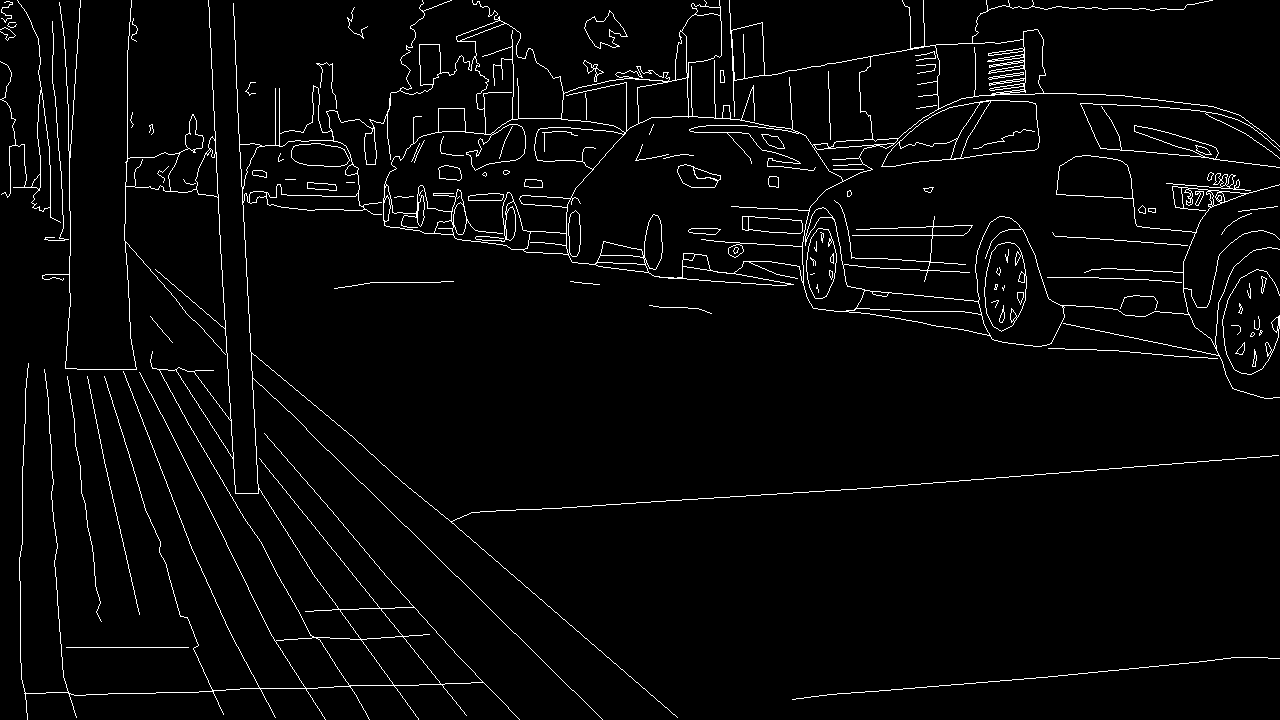
#> input picture data/BIPED/edges/edge_maps/train/rgbr/real/RGB_053.png, 1280 x 720 px, found by its file name; its folder holds 4 pictures in this run
$ python HED.py
#> lines starting #> are read from the running program, lines starting #| are printed output that depends on the picture


import numpy as np
import os
import cv2 as cv
import shutil
import imutils


# [5 lines left out: function cv_imshow, not called in this run]

def make_dirs(paths):

    if not os.path.exists(paths):
        os.makedirs(paths)
        print("Directories have been created: ",paths)
        return True
    else:
        print("Directories already exists: ", paths)
        return False

# [334 lines left out: functions image_normalization, gamma_correction, rotate_bound, experimental_rotation, rotated_img_extractor, not called in this run]

def split_data(data_dir,augment_both=True):
    # split data and copy real image to aug dir
#> called with augment_both = True
    img_dir = data_dir[0]
    gt_dir = data_dir[1]
    img_aug_dir= os.path.join(img_dir,'aug')
    _=make_dirs(img_aug_dir)
    if augment_both and gt_dir is not None:
        gt_aug_dir = os.path.join(gt_dir,'aug')
        _ = make_dirs(gt_aug_dir)
    elif not augment_both and gt_dir is not None:
        raise NotImplementedError('In single augmentation')

    x_list = os.listdir(os.path.join(img_dir, 'real'))
    x_list.sort()
    n = len(x_list)
    if augment_both:
        gt_list = os.listdir(os.path.join(gt_dir, 'real'))
        gt_list.sort()
        n = len(gt_list) if len(x_list) == len(gt_list) else 0

    # real folder copy to aug dir
    # shutil.copytree(os.path.join(img_dir, 'real'),img_aug_dir+'/real')
    shutil.copytree(os.path.join(img_dir, 'real'), img_aug_dir+'/real', dirs_exist_ok=True)

    if augment_both:
        # shutil.copytree(os.path.join(gt_dir, 'real'), gt_aug_dir+'/real')
        shutil.copytree(os.path.join(img_dir, 'real'), img_aug_dir+'/real', dirs_exist_ok=True)


    # splitting up
    tmp_img = cv.imread(os.path.join(
        os.path.join(img_dir, 'real'), x_list[0]))
#> tmp_img is the input picture: shape (720, 1280, 3); min 0, max 255, mean 8
    img_width = tmp_img.shape[1]
#> img_width = 1280
    img_height = tmp_img.shape[0]
#> img_height = 720

    x_p1_dir = os.path.join(img_aug_dir, 'p1')
    x_p2_dir = os.path.join(img_aug_dir, 'p2')
    _= make_dirs(x_p1_dir)
    _= make_dirs(x_p2_dir)

    if augment_both:
        gt_p1_dir = os.path.join(gt_aug_dir, 'p1')
        gt_p2_dir = os.path.join(gt_aug_dir, 'p2')
        _ = make_dirs(gt_p1_dir)
        _ = make_dirs(gt_p2_dir)

    for i in range(n):
        image_path = os.path.join(os.path.join(img_dir, 'real'), x_list[i])
        print(f"Loading image from: {image_path}")
        x_tmp = cv.imread(image_path)
            # Check if the image was loaded successfully
        if x_tmp is None:
            print(f"Failed to load image from: {image_path}. Please check if the file exists and is accessible.")
            continue  # Skip this image and continue with the next iteration
        else:
            print(f"Image loaded successfully from: {image_path}")

        # x_tmp = cv.imread(os.path.join(
        #     os.path.join(img_dir, 'real'), x_list[i]))
        x_tmp1 = x_tmp[:, 0:img_height, :]
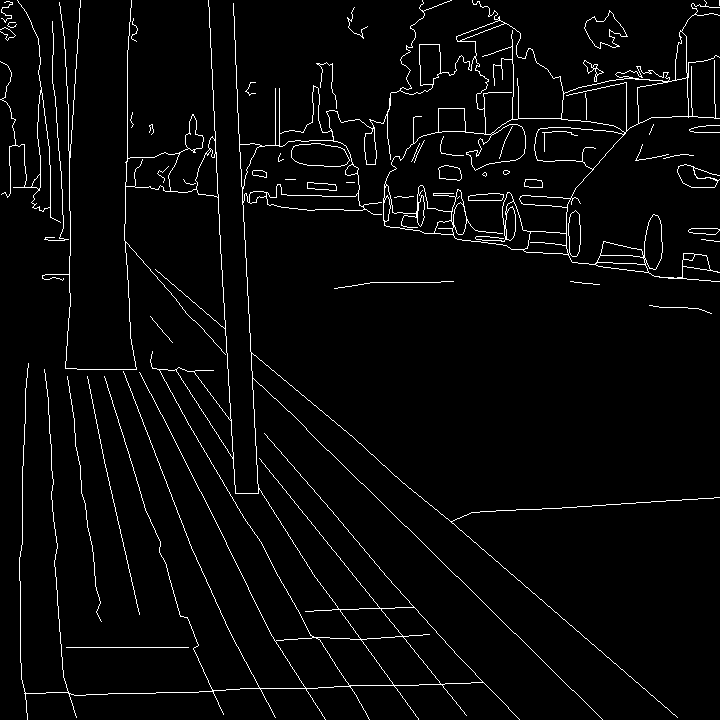
#> x_tmp1: shape (720, 720, 3); min 0, max 255, mean 8.3
        x_tmp2 = x_tmp[:, img_width - img_height:img_width, :]
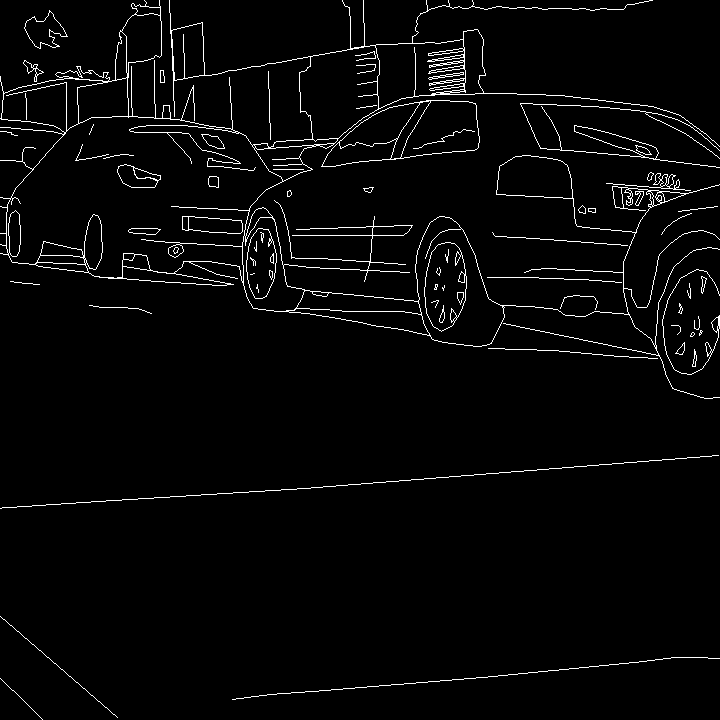
#> x_tmp2: shape (720, 720, 3); min 0, max 255, mean 7.4
        cv.imwrite(os.path.join(x_p1_dir,x_list[i]), x_tmp1)
        cv.imwrite(os.path.join(x_p2_dir,x_list[i]), x_tmp2)

        if augment_both:
            gt_tmp = cv.imread(os.path.join(
            os.path.join(gt_dir, 'real'), gt_list[i]))
            gt_tmp1 = gt_tmp[:, 0:img_height]
            gt_tmp2 = gt_tmp[:, img_width - img_height:img_width]
            cv.imwrite(os.path.join(gt_p1_dir, gt_list[i]), gt_tmp1)
            cv.imwrite(os.path.join(gt_p2_dir, gt_list[i]), gt_tmp2)
            print('saved image: ', x_list[i], gt_list[i])
        else:
            print('saved image: ', x_list[i])
#> pass 2 of the loop in split_data, `for i in range(n):`:
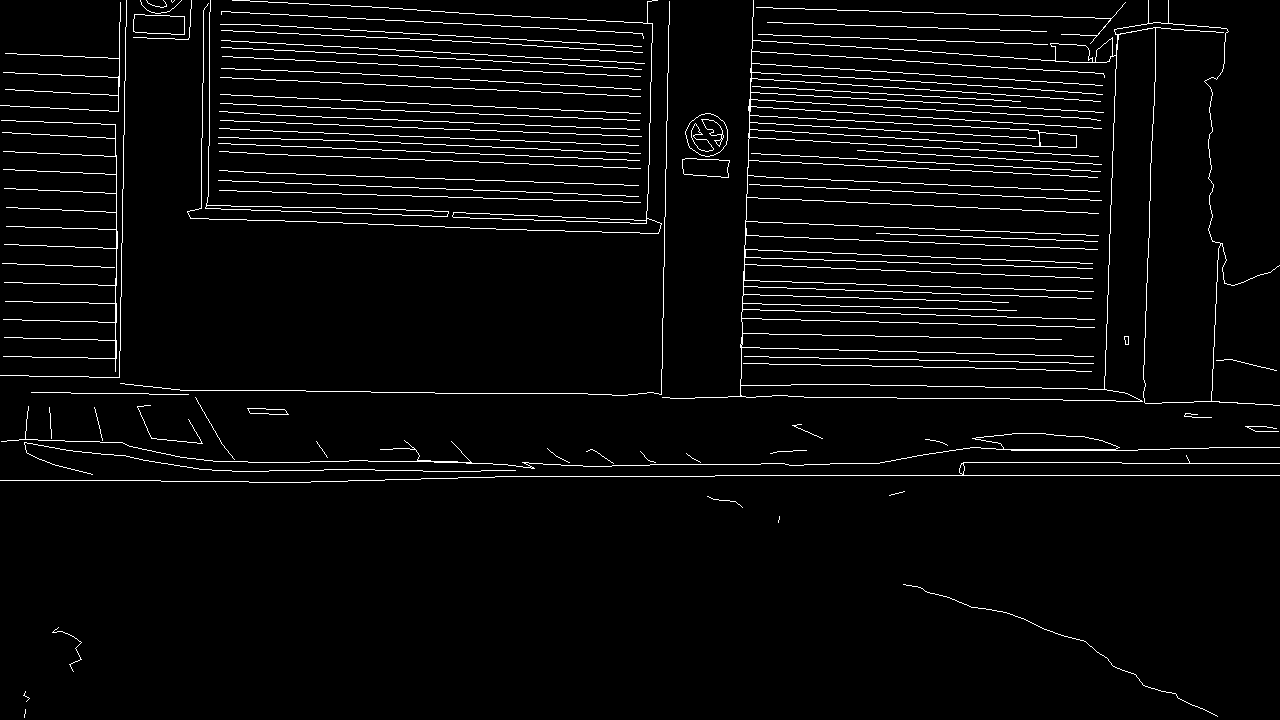
#> input picture data/BIPED/edges/edge_maps/train/rgbr/real/RGB_087.png, 1280 x 720 px, found by its file name
#> in split_data, x_tmp is the input picture: shape (720, 1280, 3); 3.9% white in thin lines or dots
#> in split_data, `x_tmp1 = x_tmp[:, 0:img_height, :]`:
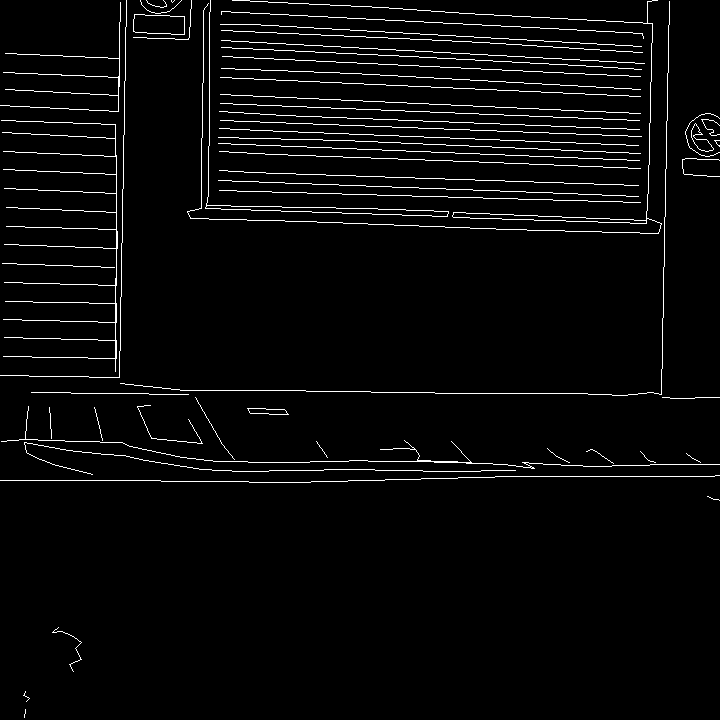
#> x_tmp1: shape (720, 720, 3); 3.5% white in thin lines or dots
#> in split_data, `x_tmp2 = x_tmp[:, img_width - img_height:img_width, :]`:
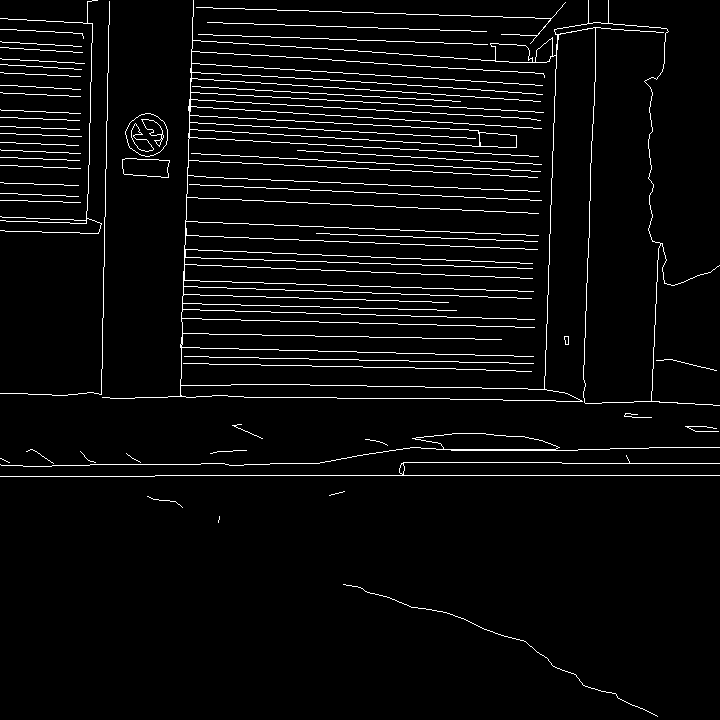
#> x_tmp2: shape (720, 720, 3); 4.2% white in thin lines or dots
#> pass 3 of the loop in split_data, `for i in range(n):`:
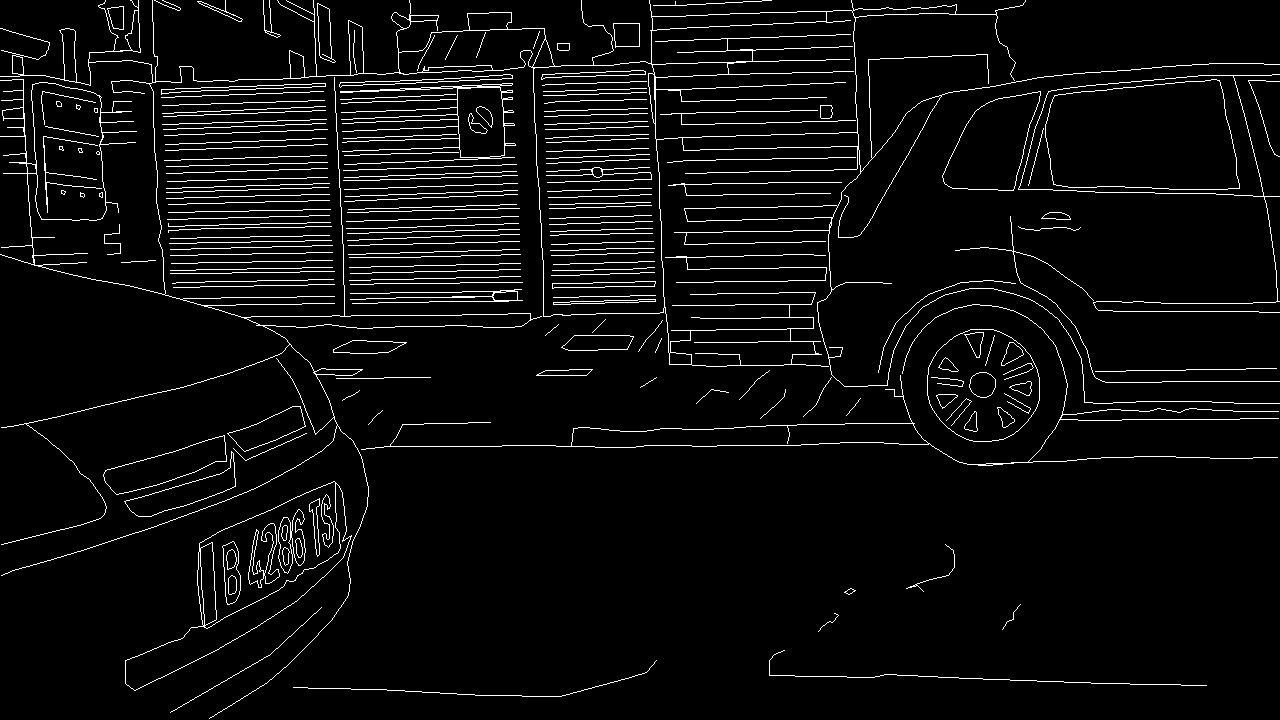
#> input picture data/BIPED/edges/edge_maps/train/rgbr/real/RGB_118.png, 1280 x 720 px, found by its file name
#> in split_data, x_tmp is the input picture: shape (720, 1280, 3); 4.7% white in thin lines or dots
#> in split_data, `x_tmp1 = x_tmp[:, 0:img_height, :]`:
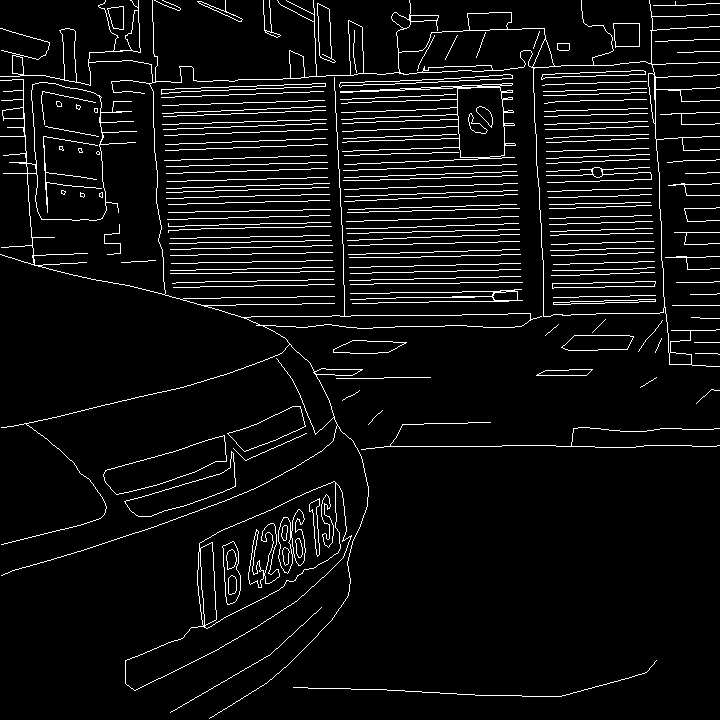
#> x_tmp1: shape (720, 720, 3); 5.9% white in thin lines or dots
#> in split_data, `x_tmp2 = x_tmp[:, img_width - img_height:img_width, :]`:
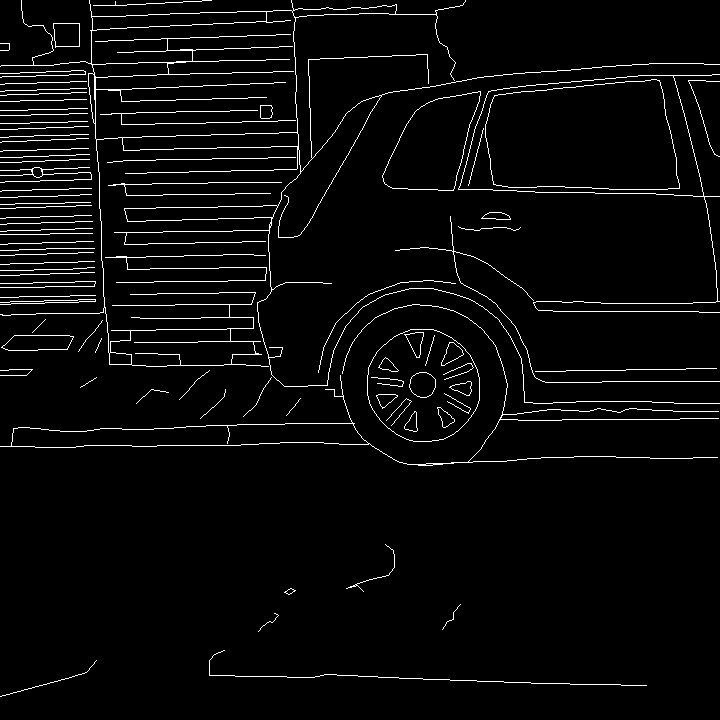
#> x_tmp2: shape (720, 720, 3); 3.7% white in thin lines or dots
#> the loop made 4 passes; the first 3 are shown

    print('...splitting up augmentation done!')

    if augment_both:
        print('data saved in: ', os.listdir(gt_aug_dir), 'and in',os.listdir(img_aug_dir))
        data_dirs = [img_aug_dir, gt_aug_dir]
        return data_dirs
    else:
        print('data saved in: ', os.listdir(img_aug_dir))
        data_dirs=[img_aug_dir,None]
        return data_dirs

def rotate_data(data_dir, augment_both=True):

    X_dir = data_dir[0]
    GT_dir = data_dir[1]
    x_folders = os.listdir(X_dir)
    x_folders.sort()
    if augment_both:
        gt_folders = os.listdir(GT_dir)
        gt_folders.sort()
        if not x_folders ==gt_folders:
            raise NotImplementedError('gt and x folders not match')

    #          [19, 46, 57,  90,  114,   138, 161, 180,  207, 230,   247   270,  285,  322, 342]
    degrees = [19, 23*2,19*3,90,19*6,23*6,23*7,180,23*9,23*10,19*13,270,19*15,23*14,19*18]
    print('Folders for working: ',x_folders)
    for folder_name in x_folders:

        x_aug_list = os.listdir(os.path.join(X_dir, folder_name))
        x_aug_list.sort()

        n = len(x_aug_list)
        if augment_both:
            gt_aug_list = os.listdir(os.path.join(GT_dir, folder_name))
            gt_aug_list.sort()
            n = len(gt_aug_list) if len(x_aug_list) == len(gt_aug_list) else None

        tmp_img = cv.imread(os.path.join(X_dir,
#> (the run stopped early here; a loop or call above may not have finished)
